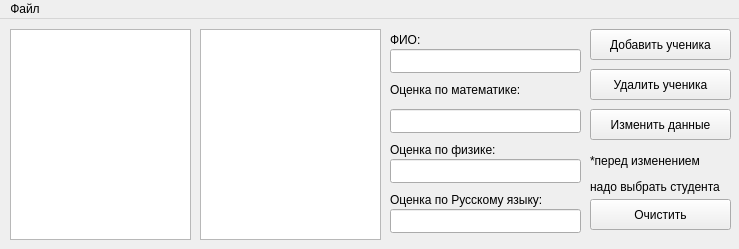
<?xml version="1.0" encoding="UTF-8"?>
<ui version="4.0">
 <class>MainWindow</class>
 <widget class="QMainWindow" name="MainWindow">
  <property name="geometry">
   <rect>
    <x>0</x>
    <y>0</y>
    <width>739</width>
    <height>249</height>
   </rect>
  </property>
  <property name="tabletTracking">
   <bool>false</bool>
  </property>
  <property name="windowTitle">
   <string>Список студентов</string>
  </property>
  <property name="autoFillBackground">
   <bool>false</bool>
  </property>
  <widget class="QWidget" name="centralwidget">
   <widget class="QPushButton" name="btnAdd">
    <property name="geometry">
     <rect>
      <x>590</x>
      <y>10</y>
      <width>141</width>
      <height>31</height>
     </rect>
    </property>
    <property name="text">
     <string>Добавить ученика</string>
    </property>
   </widget>
   <widget class="QLabel" name="lbName">
    <property name="geometry">
     <rect>
      <x>390</x>
      <y>10</y>
      <width>191</width>
      <height>21</height>
     </rect>
    </property>
    <property name="text">
     <string>ФИО:</string>
    </property>
   </widget>
   <widget class="QLineEdit" name="leName">
    <property name="geometry">
     <rect>
      <x>390</x>
      <y>30</y>
      <width>191</width>
      <height>24</height>
     </rect>
    </property>
   </widget>
   <widget class="QLabel" name="lbMath">
    <property name="geometry">
     <rect>
      <x>390</x>
      <y>60</y>
      <width>191</width>
      <height>21</height>
     </rect>
    </property>
    <property name="text">
     <string>Оценка по математике:</string>
    </property>
   </widget>
   <widget class="QLineEdit" name="leMath">
    <property name="geometry">
     <rect>
      <x>390</x>
      <y>90</y>
      <width>191</width>
      <height>24</height>
     </rect>
    </property>
   </widget>
   <widget class="QLabel" name="lbPhysics">
    <property name="geometry">
     <rect>
      <x>390</x>
      <y>120</y>
      <width>191</width>
      <height>21</height>
     </rect>
    </property>
    <property name="text">
     <string>Оценка по физике:</string>
    </property>
   </widget>
   <widget class="QLineEdit" name="lePhysics">
    <property name="geometry">
     <rect>
      <x>390</x>
      <y>140</y>
      <width>191</width>
      <height>24</height>
     </rect>
    </property>
   </widget>
   <widget class="QLabel" name="lbRussian">
    <property name="geometry">
     <rect>
      <x>390</x>
      <y>170</y>
      <width>191</width>
      <height>21</height>
     </rect>
    </property>
    <property name="text">
     <string>Оценка по Русскому языку:</string>
    </property>
   </widget>
   <widget class="QLineEdit" name="leRussian">
    <property name="geometry">
     <rect>
      <x>390</x>
      <y>190</y>
      <width>191</width>
      <height>24</height>
     </rect>
    </property>
   </widget>
   <widget class="QListWidget" name="lwName">
    <property name="geometry">
     <rect>
      <x>10</x>
      <y>10</y>
      <width>181</width>
      <height>211</height>
     </rect>
    </property>
   </widget>
   <widget class="QListWidget" name="lwScore">
    <property name="geometry">
     <rect>
      <x>200</x>
      <y>10</y>
      <width>181</width>
      <height>211</height>
     </rect>
    </property>
   </widget>
   <widget class="QPushButton" name="btnRemove">
    <property name="geometry">
     <rect>
      <x>590</x>
      <y>50</y>
      <width>141</width>
      <height>31</height>
     </rect>
    </property>
    <property name="text">
     <string>Удалить ученика</string>
    </property>
   </widget>
   <widget class="QPushButton" name="btnEdit">
    <property name="geometry">
     <rect>
      <x>590</x>
      <y>90</y>
      <width>141</width>
      <height>31</height>
     </rect>
    </property>
    <property name="text">
     <string>Изменить данные</string>
    </property>
   </widget>
   <widget class="QLabel" name="label">
    <property name="geometry">
     <rect>
      <x>590</x>
      <y>130</y>
      <width>141</width>
      <height>51</height>
     </rect>
    </property>
    <property name="layoutDirection">
     <enum>Qt::LeftToRight</enum>
    </property>
    <property name="text">
     <string>&lt;html&gt;&lt;head/&gt;&lt;body&gt;&lt;p&gt;*перед изменением &lt;/p&gt;&lt;p&gt;надо выбрать студента&lt;/p&gt;&lt;/body&gt;&lt;/html&gt;</string>
    </property>
   </widget>
   <widget class="QPushButton" name="btnRemoveAll">
    <property name="geometry">
     <rect>
      <x>590</x>
      <y>180</y>
      <width>141</width>
      <height>31</height>
     </rect>
    </property>
    <property name="text">
     <string>Очистить</string>
    </property>
   </widget>
  </widget>
  <widget class="QMenuBar" name="menubar">
   <property name="geometry">
    <rect>
     <x>0</x>
     <y>0</y>
     <width>739</width>
     <height>21</height>
    </rect>
   </property>
   <widget class="QMenu" name="menu">
    <property name="title">
     <string>Файл</string>
    </property>
    <addaction name="acOpen"/>
    <addaction name="acSave"/>
    <addaction name="asSaveHow"/>
   </widget>
   <addaction name="menu"/>
  </widget>
  <action name="acOpen">
   <property name="text">
    <string>Открыть</string>
   </property>
  </action>
  <action name="acSave">
   <property name="text">
    <string>Сохранить</string>
   </property>
  </action>
  <action name="asSaveHow">
   <property name="text">
    <string>Сохранить как</string>
   </property>
  </action>
 </widget>
 <resources/>
 <connections/>
</ui>
